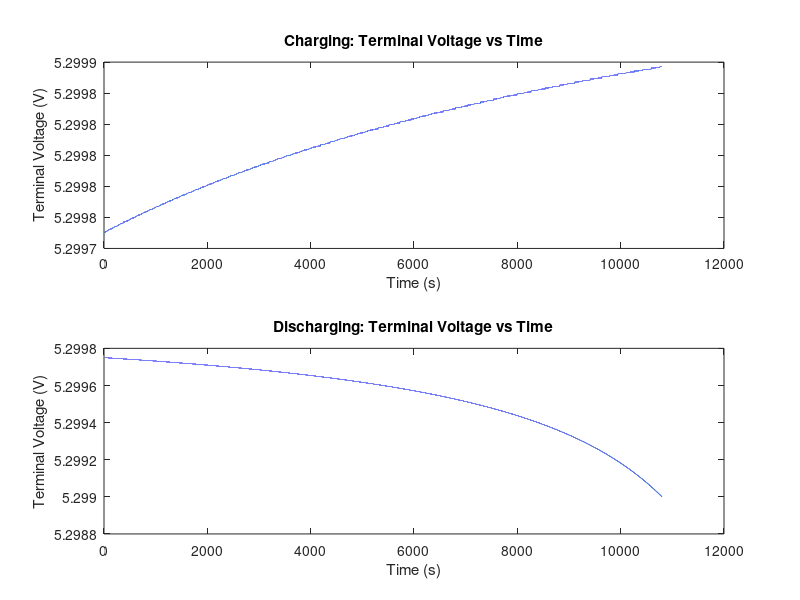

Write MATLAB code to recreate this figure.
V_oc = 5.5;    % Open-circuit voltage
SOC = 80;      % Initial State of Charge (percentage)
R_int = 0.1;   % Internal resistance
K = 0.01;      % Constant

% Time vector
t = 0:0.1:3600*3;  % Time vector from 0 to 10 seconds with a step of 0.1 seconds

% Charging current (positive)
I_charge = 2;

% Discharging current (negative)
I_discharge = -2;

% Initialize terminal voltage vectors
V_t_charge = zeros(size(t));
V_t_discharge = zeros(size(t));
% Simulacion de la carga 
for i = 1:length(t)
    % Update SOC based on charging current
    SOC = SOC + (I_charge / 3600);  % Assuming 1-hour time steps (3600 seconds)
    
    % Calculate terminal voltage
    V_t_charge(i) = V_oc - (R_int + K/SOC) * I_charge;
end

% Simulacion de la descarga 
    % Reinicio de SOC para la descarga 
    SOC = 80; 
for i = 1:length(t)
    % Update SOC based on discharging current
    SOC = SOC + (I_discharge / 3600);
    
    % Calculate terminal voltage
    V_t_discharge(i) = V_oc + (R_int + K/SOC) * I_discharge;
end

% Graficamos 
figure;
subplot(2, 1, 1);
plot(t, V_t_charge);
title('Charging: Terminal Voltage vs Time');
xlabel('Time (s)');
ylabel('Terminal Voltage (V)');

subplot(2, 1, 2);
plot(t, V_t_discharge);
title('Discharging: Terminal Voltage vs Time');
xlabel('Time (s)');
ylabel('Terminal Voltage (V)');